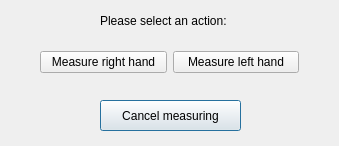
<?xml version="1.0" encoding="UTF-8"?>
<ui version="4.0">
 <class>Dialog</class>
 <widget class="QDialog" name="Dialog">
  <property name="geometry">
   <rect>
    <x>0</x>
    <y>0</y>
    <width>339</width>
    <height>146</height>
   </rect>
  </property>
  <property name="windowTitle">
   <string>Dialog</string>
  </property>
  <widget class="QPushButton" name="pushButton_3">
   <property name="geometry">
    <rect>
     <x>100</x>
     <y>100</y>
     <width>141</width>
     <height>31</height>
    </rect>
   </property>
   <property name="text">
    <string>Cancel measuring</string>
   </property>
  </widget>
  <widget class="QLabel" name="label">
   <property name="geometry">
    <rect>
     <x>100</x>
     <y>10</y>
     <width>151</width>
     <height>21</height>
    </rect>
   </property>
   <property name="text">
    <string>Please select an action:</string>
   </property>
  </widget>
  <widget class="QWidget" name="">
   <property name="geometry">
    <rect>
     <x>40</x>
     <y>37</y>
     <width>259</width>
     <height>51</height>
    </rect>
   </property>
   <layout class="QHBoxLayout" name="horizontalLayout">
    <item>
     <widget class="QPushButton" name="pushButton">
      <property name="text">
       <string>Measure right hand</string>
      </property>
     </widget>
    </item>
    <item>
     <widget class="QPushButton" name="pushButton_2">
      <property name="text">
       <string>Measure left hand</string>
      </property>
     </widget>
    </item>
   </layout>
  </widget>
 </widget>
 <resources/>
 <connections/>
</ui>
